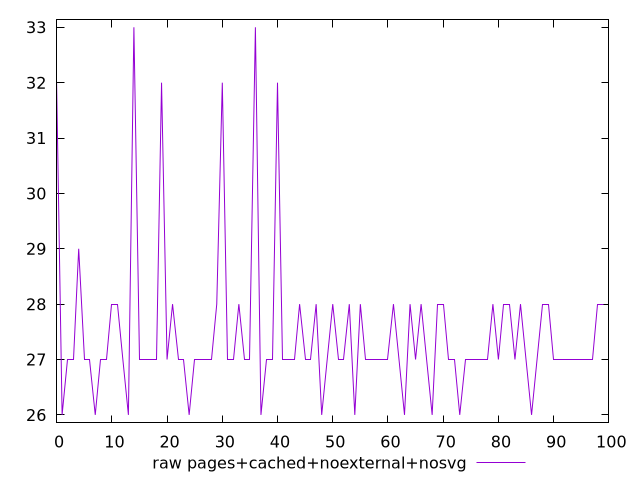

Generate this figure with gnuplot:
$_rawPagesCachedNoexternalNosvg <<EOF
32
26
27
27
29
27
27
26
27
27
28
28
27
26
33
27
27
27
27
32
27
28
27
27
26
27
27
27
27
28
32
27
27
28
27
27
33
26
27
27
32
27
27
27
28
27
27
28
26
27
28
27
27
28
26
28
27
27
27
27
27
28
27
26
28
27
28
27
26
28
28
27
27
26
27
27
27
27
27
28
27
28
28
27
28
27
26
27
28
28
27
27
27
27
27
27
27
27
28
28
EOF
set key outside below
set terminal pngcairo
set output "report_00005_2020-11-02T22-26-11.212Z/max-potential-fid/pages+cached+noexternal+nosvg//raw.png"
set yrange [25.86:33.14]
plot $_rawPagesCachedNoexternalNosvg title "raw pages+cached+noexternal+nosvg" with line ,
